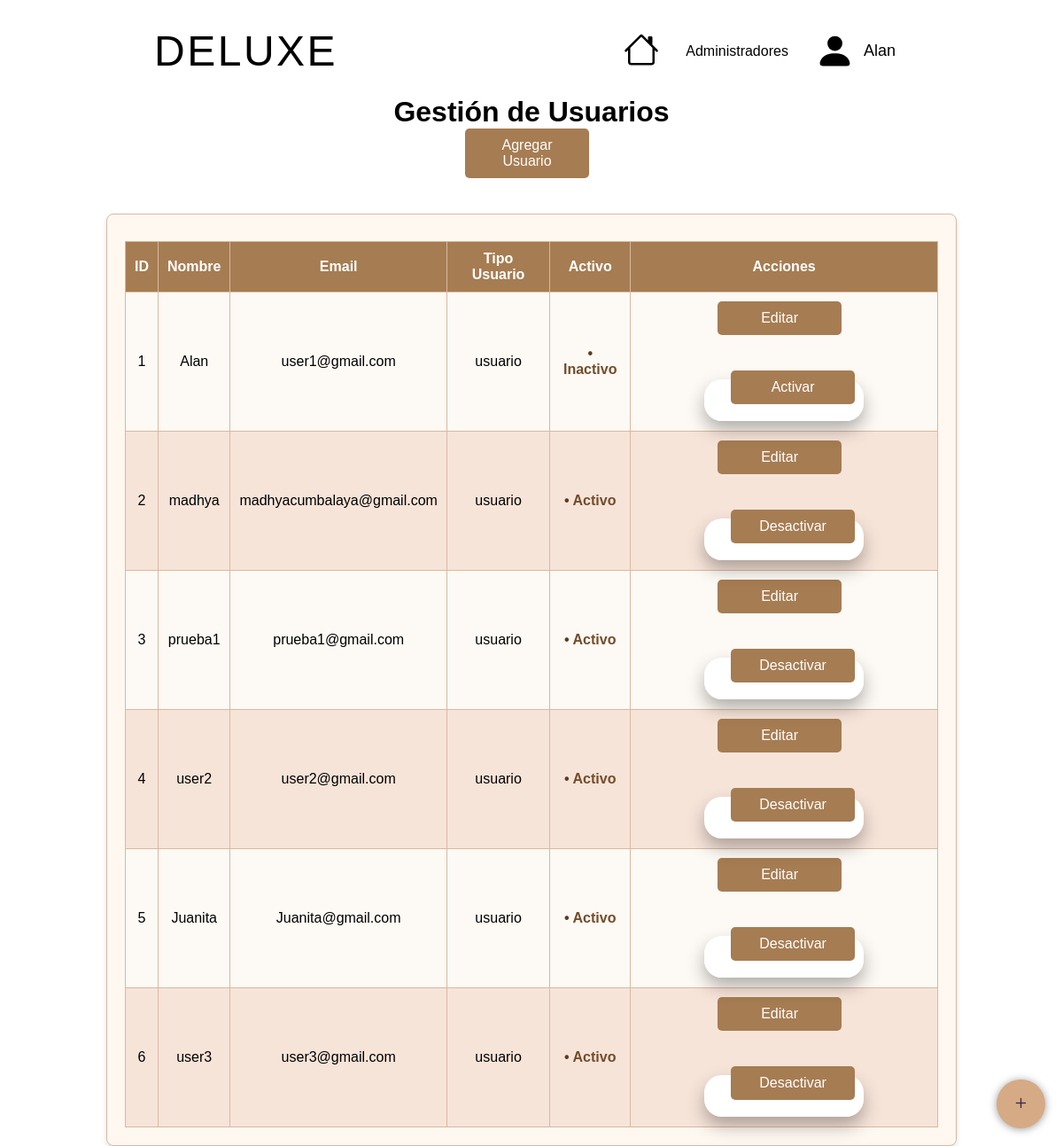
/crudUsers.php (signed in), run on the app's committed database.
### tables this page shows
CREATE TABLE `usuarios` (
  `id` int(11) NOT NULL,
  `nombre` varchar(255) NOT NULL,
  `email` varchar(255) NOT NULL,
  `password` varchar(255) NOT NULL,
  `tipo_usuario` enum('administrador','usuario') DEFAULT 'usuario',
  `activo` tinyint(1) DEFAULT 1
);

### crudUsers.php (the view, shortened to what this page needs)
<?php
include 'db.php';
$query = "SELECT * FROM usuarios";
$result = $conn->query($query);
?>
<!DOCTYPE html>
<html lang="en">
<head>
    <link rel="stylesheet" type="text/css" href="estilo.css">
    <link rel="stylesheet" type="text/css" href="masmas.css">
</head>
<body>
    <header>
        <a href="#" class="LOGO">DELUXE</a>
        <nav>
            <ul>
                <li><a href="index.php"></a></li>
                <li><a href="crudAdministradores.php">Administradores</a></li>
                <li>
                    <a href="login.php" style="text-decoration: none; display: flex; align-items: center;">
                        <svg xmlns="http://www.w3.org/2000/svg" width="45" height="45" fill="currentColor"
                            class="bi bi-person-fill" viewBox="0 0 16 16">
                            <path d="M3 14s-1 0-1-1 1-4 6-4 6 3 6 4-1 1-1 1zm5-6a3 3 0 1 0 0-6 3 3 0 0 0 0 6" />
                        </svg>
                        <?php if (isset($_SESSION['nombre'])): ?>
                        <span style="margin-left: 10px; font-size: 18px; color: #000;">
                            <?php echo htmlspecialchars($_SESSION['nombre']); ?>
                        </span>
                        <?php endif; ?>
                    </a>
                </li>
            </ul>
        </nav>
    </header>
    <br><br><br><br><br><br>
    <center>
        <h1>Gestión de Usuarios</h1>
    </center>
    <div style="text-align: center; margin-bottom: 20px;">
        <button class="action-btn" onclick="abrirModalAgregar()">Agregar Usuario</button>
    </div>
    <div class="crud-container">
        <table border="1" cellspacing="0" cellpadding="10">
            <thead>
                <tr>
                    <th>ID</th>
                    <th>Nombre</th>
                    <th>Email</th>
                    <th>Tipo Usuario</th>
                    <th>Activo</th>
                    <th>Acciones</th>
                </tr>
            </thead>
            <tbody>
                <?php while ($row = $result->fetch_assoc()) { ?>
                <tr>
                    <td><?= $row['id']; ?></td>
                    <td><?= htmlspecialchars($row['nombre']); ?></td>
                    <td><?= htmlspecialchars($row['email']); ?></td>
                    <td><?= 'usuario'; ?></td>
                    <td><?= $row['activo'] ? 'Activo' : 'Inactivo'; ?></td>
                    <td>
                        <button class="action-btn"
                            onclick="editarUsuario(<?= htmlspecialchars(json_encode($row)); ?>)">Editar</button>
                        <form action="crudUsers.php" method="POST" style="display:inline;">
                            <button class="action-btn" type="submit" name="toggle_activo">
                                <?= $row['activo'] ? 'Desactivar' : 'Activar'; ?>
                            </button>
                        </form>
                    </td>
                </tr>
                <?php } ?>
            </tbody>
        </table>
    </div>
    <link rel="stylesheet" type="text/css" href="redes.css">
    <link href="https://cdn.jsdelivr.net/npm/bootstrap-icons/font/bootstrap-icons.css" rel="stylesheet">
    <div class="sexo">
        <div class="redes">
        </div>
        <div class="btn-mas">
            <label for="btn-mas" class="bi bi-plus"></label>
        </div>
    </div>
</html>

### estilo.css (style rules this page uses)
body { font-family: Arial, Helvetica, sans-serif; background: #fff; }
button { border: 0; color: #000; display: flex; font-size: 18px; padding: 4px; cursor: pointer; transition: 0.3s; }
* { margin: 0; padding: 0; }
header { position: fixed; top: 0; left: 0; width: 100%; display: flex; justify-content: space-around; transition: 0.7s; padding: 30px 20px; z-index: 10; }
header .LOGO { position: relative; color: #000; font-size: 3em; letter-spacing: 2.5px; transition: 0.7s; text-decoration: none; }
nav { display: flex; justify-content: center; align-items: center; }
header ul { display: flex; justify-content: center; align-items: center; }
header ul li { list-style: none; }
header ul li a { font-family: Helvetica, sans-serif; margin: 0 15px; text-decoration: none; color: #000; transition: 0.7s; }

### masmas.css (style rules this page uses)
form { background: #fff; border-radius: 20px; overflow: hidden; box-shadow: 0 10px 20px rgba(0, 0, 0, 0.3); width: 500px; padding-bottom: 30px; z-index: 1; position: relative; }
form button { background-color: #d19a6e; color: white; border: none; padding: 16px; border-radius: 5px; cursor: pointer; font-size: 18px; transition: background-color 0.4s ease, transform 0.3s ease; width: calc(100% - 60px); margin: 20px 30px; }
.crud-container { width: 80%; margin: 0 auto; margin-top: 20px; padding: 20px; background-color: #fff8f0; border: 1px solid #dab89f; border-radius: 8px; box-shadow: 0px 4px 6px rgba(0, 0, 0, 0.1); }
button { background-color: #8c6239; color: #fff; border: none; padding: 10px 20px; font-size: 1rem; border-radius: 4px; cursor: pointer; margin-bottom: 20px; }
table { width: 100%; border-collapse: collapse; margin-top: 10px; background-color: #fff; }
th, td { padding: 10px; text-align: center; border: 1px solid #dab89f; }
th { background-color: #a67c52; color: #fff; }
tr:nth-child(even) { background-color: #f7e4d9; }
tr:nth-child(odd) { background-color: #fdf9f4; }
td:nth-child(5) { font-weight: bold; color: #734d2b; }
td:nth-child(5):before { content: "• "; color: #5d3c1c; }
.action-btn { background-color: #a67c52; border: none; padding: 10px 20px; text-align: center; text-decoration: none; display: inline-block; font-size: 16px; cursor: pointer; border-radius: 5px; transition: background-color 0.3s ease; width: 140px; margin-right: 10px; background: #a67c52; }
form button { background-color: #a67c52; border: none; padding: 10px 20px; font-size: 16px; cursor: pointer; border-radius: 5px; transition: background-color 0.3s ease; width: 140px; margin-right: 10px; background: #a67c52 !important; box-shadow: none !important; outline: none; }
form { margin: 0; display: inline-block; }

### redes.css (style rules this page uses)
* { margin: 0; padding: 0; box-sizing: border-box; }
.sexo { position: fixed; bottom: 20px; right: 20px; }
.redes a, .btn-mas label { display: block; text-decoration: none; background: #d6aa84; color: #3e2a47; width: 55px; height: 55px; line-height: 55px; text-align: center; border-radius: 50%; box-shadow: 0px 1px 10px rgba(0,0,0,0.4); transition: all 500ms ease; }
.btn-mas label { cursor: pointer; background: #d6aa84; font-size: 23px; color: #3e2a47; }

### data on the page
usuarios: id "1", nombre "Alan", email "user1@gmail.com", activo "Inactivo"
usuarios: id "2", nombre "madhya", email "madhyacumbalaya@gmail.com", activo "Activo"
usuarios: id "3", nombre "prueba1", email "prueba1@gmail.com", activo "Activo"
usuarios: id "4", nombre "user2", email "user2@gmail.com", activo "Activo"
usuarios: id "5", nombre "Juanita", email "Juanita@gmail.com", activo "Activo"
usuarios: id "6", nombre "user3", email "user3@gmail.com", activo "Activo"

### other printed values
$_SESSION['nombre'] "Alan"
